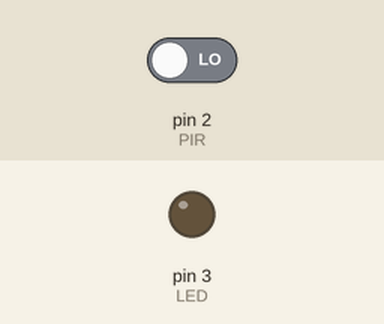
Recording of a sketch running on a simulated Arduino Uno, built with avr-gcc and run on an emulated ATmega328P. Shown: output pins drawn as LEDs (lit = HIGH). The test bench sets the inputs (shaded band); at power-on: pin 2 (PIR) LOW. What the sketch prints to the serial monitor is not drawn.

Above: at 1.2 s.
1.3 s: pin 2 (PIR) driven HIGH
At 2.2 s:
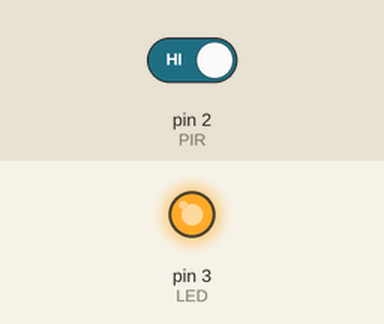
2.8 s: pin 2 (PIR) driven LOW
At 3.4 s:
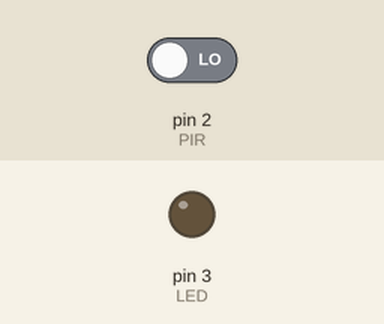
Timing chart, 0 to 5.8 s (numbered marks = the images above; inputs shaded):
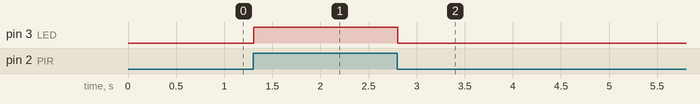

The sketch:

sensor_pir.ino
```cpp
const int LED=3;
const int PIR=2;


void setup() {
  // put your setup code here, to run once:
  Serial.begin(9600);
  pinMode(LED,OUTPUT);
  pinMode(PIR,INPUT);
}

void loop() {
  // put your main code here, to run repeatedly:
  int valor = digitalRead(PIR);
  Serial.println(valor);
  if(valor == HIGH){
    digitalWrite(LED,HIGH);
  }else{
    digitalWrite(LED,LOW);
  }
}
```

Measured:
- after the input at 1.3 s, pin 3 (LED): LOW → HIGH at once
- after the input at 2.8 s, pin 3 (LED): HIGH → LOW at once
